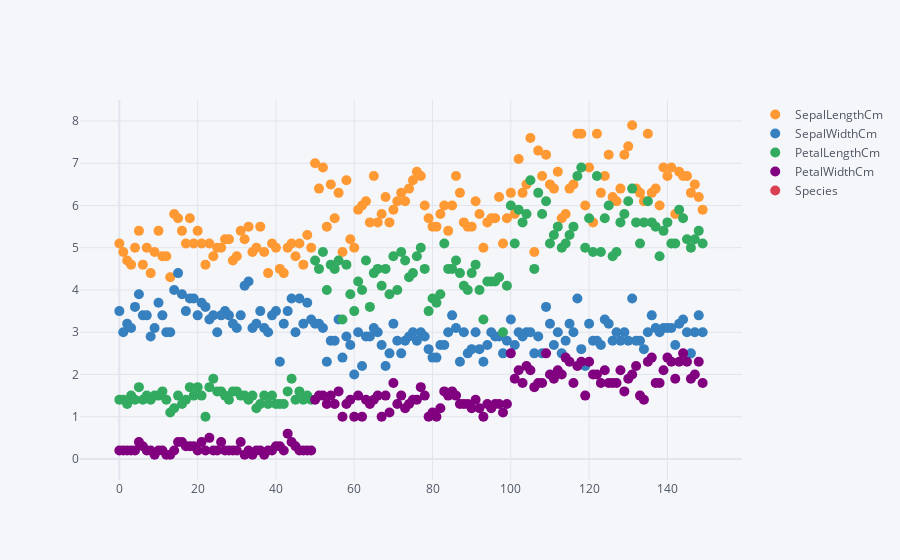

Notebook code cell kept with this figure:
### Code cell
df.iplot(kind = 'scatter' , mode='markers' , size=10)

### Figure 1 — Plotly figure (JSON) as saved in the notebook; plotly's stock layout.template omitted (floating-point values rounded to 4 significant figures; data arrays with more than 128 entries replaced by an {"elided": "..."} marker saying what was removed)
{"data": [{"line": {"color": "rgba(255, 153, 51, 1.0)", "dash": "solid", "shape": "linear", "width": 1.3}, "marker": {"size": 10, "symbol": "circle"}, "mode": "markers", "name": "SepalLengthCm", "text": "", "type": "scatter", "x": {"elided": "150 int values"}, "y": {"elided": "150 float values"}}, {"line": {"color": "rgba(55, 128, 191, 1.0)", "dash": "solid", "shape": "linear", "width": 1.3}, "marker": {"size": 10, "symbol": "circle"}, "mode": "markers", "name": "SepalWidthCm", "text": "", "type": "scatter", "x": {"elided": "150 int values"}, "y": {"elided": "150 float values"}}, {"line": {"color": "rgba(50, 171, 96, 1.0)", "dash": "solid", "shape": "linear", "width": 1.3}, "marker": {"size": 10, "symbol": "circle"}, "mode": "markers", "name": "PetalLengthCm", "text": "", "type": "scatter", "x": {"elided": "150 int values"}, "y": {"elided": "150 float values"}}, {"line": {"color": "rgba(128, 0, 128, 1.0)", "dash": "solid", "shape": "linear", "width": 1.3}, "marker": {"size": 10, "symbol": "circle"}, "mode": "markers", "name": "PetalWidthCm", "text": "", "type": "scatter", "x": {"elided": "150 int values"}, "y": {"elided": "150 float values"}}, {"line": {"color": "rgba(219, 64, 82, 1.0)", "dash": "solid", "shape": "linear", "width": 1.3}, "marker": {"size": 10, "symbol": "circle"}, "mode": "markers", "name": "Species", "text": "", "type": "scatter", "x": {"elided": "150 int values"}, "y": {"elided": "150 str values"}}], "layout": {"legend": {"bgcolor": "#F5F6F9", "font": {"color": "#4D5663"}}, "paper_bgcolor": "#F5F6F9", "plot_bgcolor": "#F5F6F9", "title": {"font": {"color": "#4D5663"}}, "xaxis": {"gridcolor": "#E1E5ED", "showgrid": true, "tickfont": {"color": "#4D5663"}, "title": {"font": {"color": "#4D5663"}, "text": ""}, "zerolinecolor": "#E1E5ED"}, "yaxis": {"gridcolor": "#E1E5ED", "showgrid": true, "tickfont": {"color": "#4D5663"}, "title": {"font": {"color": "#4D5663"}, "text": ""}, "zerolinecolor": "#E1E5ED"}}}
